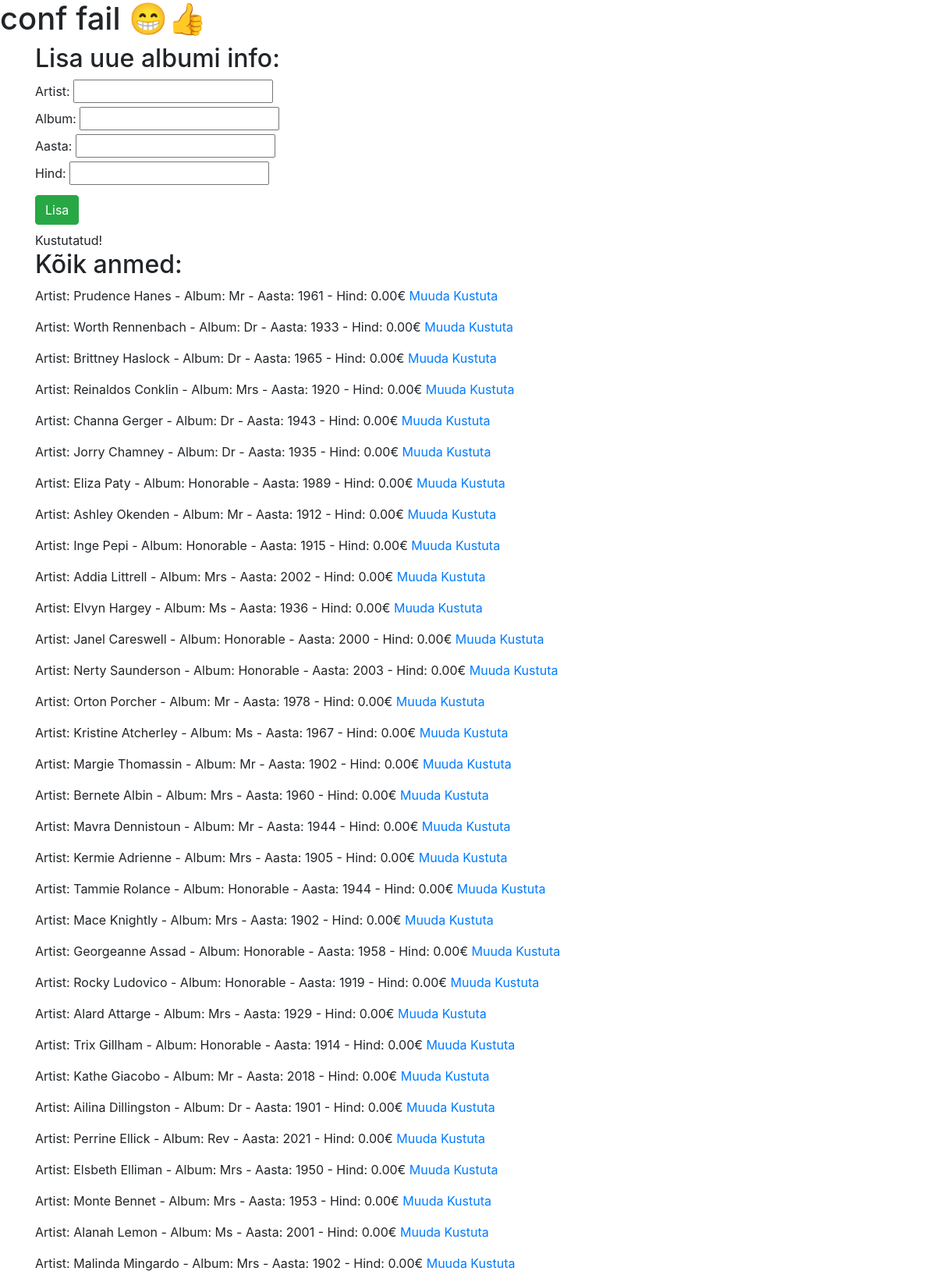
The page /harjutus3.php?action=kustuta&id=1 (upper part) on the database its author committed.
### tables this page shows
CREATE TABLE `albumid` (
  `id` int(11) NOT NULL,
  `artist` varchar(30) NOT NULL,
  `album` varchar(50) NOT NULL,
  `aasta` year(4) NOT NULL,
  `hind` decimal(10,2) NOT NULL
);

### harjutus3.php (the view, shortened to what this page needs)
<!DOCTYPE html>
<html lang="et">
<head>
    <link rel="stylesheet" href="https://stackpath.bootstrapcdn.com/bootstrap/4.1.3/css/bootstrap.min.css">
</head>
<body>
<?php
include('config.php');
?>
<body>
        <div class="container">
        <h2>Lisa uue albumi info:</h2>
        <form action="#" method="get">
            <label for="artist">Artist:</label>
            <input type="text" name="artist" id="artist"><br>
            <label for="album">Album:</label>
            <input type="text" name="album" id="album"><br>
            <label for="aasta">Aasta:</label>
            <input type="number" name="aasta" id="aasta"><br>
            <label for="hind">Hind:</label>
            <input type="number" name="hind" id="hind"><br>
            <input type="submit" class="btn btn-success my-2" value="Lisa">
        </form>
        <?php
        if(isset($_GET['action']) && $_GET['action'] == 'kustuta' && isset($_GET['id'])) {
            $id = $_GET['id'];
            $kustutasql = "DELETE FROM albumid WHERE id=$id";
            if ($sqluhendus->query($kustutasql) === TRUE) {
                echo "Kustutatud!";
            }
        }
                ?>
                <?php
        $sql = "SELECT * FROM albumid";
        $result = $sqluhendus->query($sql);
        if ($result->num_rows > 0) {
            echo "<h2>Kõik anmed:</h2>";
            while($row = $result->fetch_assoc()) {
                echo "<p>";
                echo "Artist: " . $row["artist"] . " - Album: " . $row["album"] . " - Aasta: " . $row["aasta"] . " - Hind: " . $row["hind"] . "€";
                echo " <a href='?action=muuda&id=" . $row["id"] . "'>Muuda</a>";
                echo " <a href='?action=kustuta&id=" . $row["id"] . "' onclick=\"return confirm('Kas Te olete kindel selles?');\">Kustuta</a>";
                echo "</p>";
            }
        }
        ?>
</body>
</html>

### rows shown on the page
albumid: artist "Prudence Hanes", album "Mr", aasta "1961", hind "0.00"
albumid: artist "Worth Rennenbach", album "Dr", aasta "1933", hind "0.00"
albumid: artist "Brittney Haslock", album "Dr", aasta "1965", hind "0.00"
albumid: artist "Reinaldos Conklin", album "Mrs", aasta "1920", hind "0.00"
albumid: artist "Channa Gerger", album "Dr", aasta "1943", hind "0.00"
albumid: artist "Jorry Chamney", album "Dr", aasta "1935", hind "0.00"
albumid: artist "Eliza Paty", album "Honorable", aasta "1989", hind "0.00"
albumid: artist "Ashley Okenden", album "Mr", aasta "1912", hind "0.00"
albumid: artist "Inge Pepi", album "Honorable", aasta "1915", hind "0.00"
albumid: artist "Addia Littrell", album "Mrs", aasta "2002", hind "0.00"
albumid: artist "Elvyn Hargey", album "Ms", aasta "1936", hind "0.00"
albumid: artist "Janel Careswell", album "Honorable", aasta "2000", hind "0.00"
albumid: artist "Nerty Saunderson", album "Honorable", aasta "2003", hind "0.00"
albumid: artist "Orton Porcher", album "Mr", aasta "1978", hind "0.00"
albumid: artist "Kristine Atcherley", album "Ms", aasta "1967", hind "0.00"
albumid: artist "Margie Thomassin", album "Mr", aasta "1902", hind "0.00"
albumid: artist "Bernete Albin", album "Mrs", aasta "1960", hind "0.00"
albumid: artist "Mavra Dennistoun", album "Mr", aasta "1944", hind "0.00"
albumid: artist "Kermie Adrienne", album "Mrs", aasta "1905", hind "0.00"
albumid: artist "Tammie Rolance", album "Honorable", aasta "1944", hind "0.00"
albumid: artist "Mace Knightly", album "Mrs", aasta "1902", hind "0.00"
albumid: artist "Georgeanne Assad", album "Honorable", aasta "1958", hind "0.00"
albumid: artist "Rocky Ludovico", album "Honorable", aasta "1919", hind "0.00"
albumid: artist "Alard Attarge", album "Mrs", aasta "1929", hind "0.00"
albumid: artist "Trix Gillham", album "Honorable", aasta "1914", hind "0.00"
albumid: artist "Kathe Giacobo", album "Mr", aasta "2018", hind "0.00"
albumid: artist "Ailina Dillingston", album "Dr", aasta "1901", hind "0.00"
albumid: artist "Perrine Ellick", album "Rev", aasta "2021", hind "0.00"
albumid: artist "Elsbeth Elliman", album "Mrs", aasta "1950", hind "0.00"
albumid: artist "Monte Bennet", album "Mrs", aasta "1953", hind "0.00"
albumid: artist "Alanah Lemon", album "Ms", aasta "2001", hind "0.00"
albumid: artist "Malinda Mingardo", album "Mrs", aasta "1902", hind "0.00"
